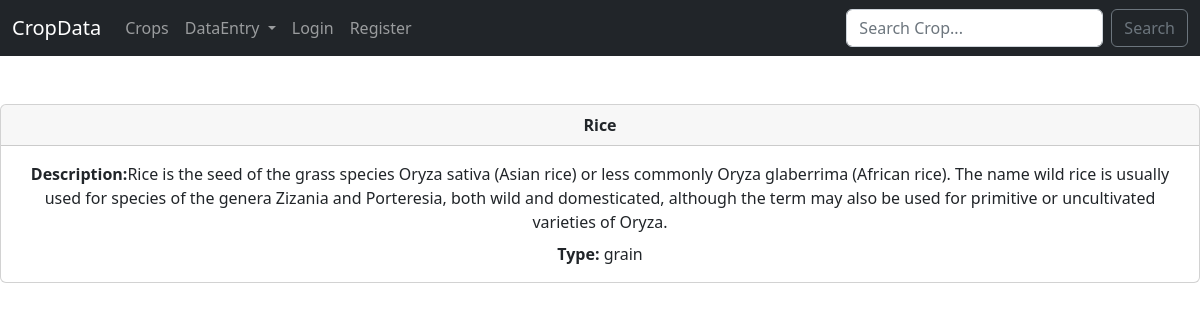
/show_crop/3, run on the app's committed database.
### api/models.py (models this page shows, shortened)
class Crops(models.Model):
    name=models.CharField('Name',max_length=100)
    desc = models.TextField(blank=True)
    type=models.CharField('Type',max_length=50)
    user=models.IntegerField("Created By",blank=False,default=1)

### api/views.py (the view)
# urls.py: path('show_crop/<id>', views.showcrop, name='showcrop'),
def showcrop(request,id):
    crop = Crops.objects.get(pk=id)
    return render(request, 'api/showcropdetails.html', {'crop': crop})

### api/templates/api/showcropdetails.html
{%extends 'api/base.html'%}
{% block content%}
    <br>
      <center>
<div class="card">
    <div class="card-header">
   <strong> {{crop.name}}</strong>
  </div>
  <div class="card-body">
    <p class="card-title"><strong>Description:</strong>{{crop.desc}}</p>
    <p class="card-text">
   <strong>Type:</strong> {{crop.type}}
    </p>
  </div>
</div>
</center>
{% endblock%}

### data on the page
Crops: name "Rice", desc "Rice is the seed of the grass species Oryza sativa (Asian rice) or less commonly Oryza glaberrima (African rice). The name wild rice is usually used for species of the genera Zizania and Porteresia, both wild and domesticated, although the term may also be used for primitive or uncultivated varieties of Oryza.", type "grain"
